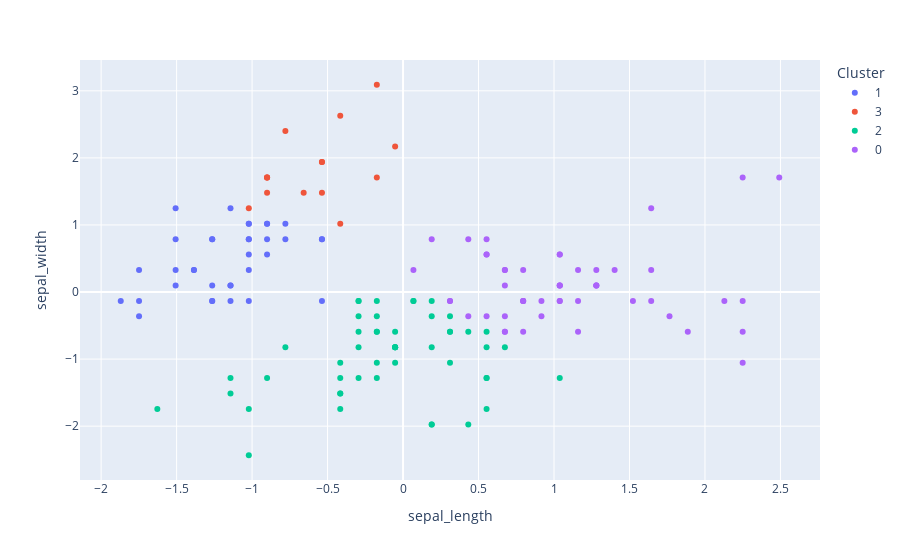

Here is the notebook cell this chart was saved with:
### Code cell
kmeans = KMeans(4)
kmeans.fit(x)
clusters_identificados = kmeans.fit_predict(x)
datos_con_clusters = datos.copy()
datos_con_clusters['sepal_length'] = x.T[0]
datos_con_clusters['sepal_width'] = x.T[1]
datos_con_clusters['Cluster'] = clusters_identificados
datos_con_clusters["Cluster"] = datos_con_clusters["Cluster"].astype("category")

fig = px.scatter(datos_con_clusters, 
                 x = "sepal_length", 
                 y = "sepal_width", 
                 color = "Cluster",
#                 size = '', 
                )
fig.show()

### Figure 1 — Plotly figure (JSON) as saved in the notebook; plotly's stock layout.template omitted (floating-point values rounded to 4 significant figures)
{"data": [{"hovertemplate": "Cluster=1<br>sepal_length=%{x}<br>sepal_width=%{y}<extra></extra>", "legendgroup": "1", "marker": {"color": "#636efa", "symbol": "circle"}, "mode": "markers", "name": "1", "orientation": "v", "showlegend": true, "type": "scatter", "x": [-0.9007, -1.143, -1.385, -1.507, -1.507, -1.022, -1.749, -1.143, -1.264, -1.264, -1.87, -0.9007, -0.5372, -1.507, -0.9007, -1.264, -1.022, -1.022, -0.7795, -0.7795, -1.385, -1.264, -0.5372, -1.143, -1.022, -1.143, -1.749, -0.9007, -1.022, -1.749, -1.022, -1.264, -1.507, -1.022, -0.5372], "xaxis": "x", "y": [1.019, -0.132, 0.3284, 0.09822, 0.7888, 0.7888, -0.3622, 0.09822, 0.7888, -0.132, -0.132, 1.019, 0.7888, 1.249, 0.5586, 0.7888, -0.132, 0.7888, 1.019, 0.7888, 0.3284, 0.09822, 0.7888, 0.09822, 0.3284, 1.249, -0.132, 0.7888, 1.019, 0.3284, 1.019, -0.132, 0.3284, 0.5586, -0.132], "yaxis": "y"}, {"hovertemplate": "Cluster=3<br>sepal_length=%{x}<br>sepal_width=%{y}<extra></extra>", "legendgroup": "3", "marker": {"color": "#EF553B", "symbol": "circle"}, "mode": "markers", "name": "3", "orientation": "v", "showlegend": true, "type": "scatter", "x": [-1.022, -0.5372, -0.5372, -0.05251, -0.1737, -0.5372, -0.1737, -0.9007, -0.9007, -0.7795, -0.416, -0.416, -0.9007, -0.9007, -0.6583], "xaxis": "x", "y": [1.249, 1.94, 1.479, 2.17, 3.091, 1.94, 1.71, 1.71, 1.479, 2.4, 2.63, 1.019, 1.71, 1.71, 1.479], "yaxis": "y"}, {"hovertemplate": "Cluster=2<br>sepal_length=%{x}<br>sepal_width=%{y}<extra></extra>", "legendgroup": "2", "marker": {"color": "#00cc96", "symbol": "circle"}, "mode": "markers", "name": "2", "orientation": "v", "showlegend": true, "type": "scatter", "x": [-1.628, -0.416, -0.1737, -1.143, -0.7795, -1.022, 0.06866, 0.1898, 0.311, -0.2948, -0.2948, -0.05251, 0.4322, -0.2948, 0.311, 0.5533, 0.311, 0.1898, -0.1737, -0.416, -0.416, -0.05251, 0.1898, 0.5533, -0.2948, -0.416, -0.416, -0.05251, -1.022, -0.2948, -0.1737, -0.1737, -0.9007, -0.1737, -0.05251, -1.143, 1.038, 0.6745, -0.1737, -0.05251, 0.1898, -0.2948, 0.5533, 0.4322, 0.5533, 0.311, 0.1898, -0.05251, 0.5533, 0.06866], "xaxis": "x", "y": [-1.743, -1.743, -0.5924, -1.513, -0.8226, -2.434, -0.132, -1.974, -0.3622, -0.3622, -0.132, -0.8226, -1.974, -1.283, -0.5924, -1.283, -0.5924, -0.3622, -1.053, -1.513, -1.513, -0.8226, -0.8226, -1.743, -0.132, -1.283, -1.053, -1.053, -1.743, -0.8226, -0.132, -0.3622, -1.283, -0.5924, -0.8226, -1.283, -1.283, -0.8226, -1.283, -0.5924, -1.974, -0.5924, -0.8226, -0.5924, -0.5924, -1.053, -0.132, -0.8226, -1.283, -0.132], "yaxis": "y"}, {"hovertemplate": "Cluster=0<br>sepal_length=%{x}<br>sepal_width=%{y}<extra></extra>", "legendgroup": "0", "marker": {"color": "#ab63fa", "symbol": "circle"}, "mode": "markers", "name": "0", "orientation": "v", "showlegend": true, "type": "scatter", "x": [1.402, 0.6745, 1.28, 0.7957, 0.5533, 0.9168, 1.038, 0.06866, 0.6745, 0.9168, 1.159, 1.038, 0.1898, 1.038, 0.311, 0.4322, 0.5533, 1.523, 0.5533, 0.7957, 2.129, 1.765, 1.644, 0.7957, 1.159, 0.6745, 0.7957, 2.25, 2.25, 1.28, 2.25, 1.038, 1.644, 0.311, 0.6745, 1.644, 1.886, 2.492, 0.6745, 2.25, 0.5533, 0.6745, 1.28, 1.038, 1.28, 1.159, 1.038, 1.038, 0.7957, 0.4322], "xaxis": "x", "y": [0.3284, 0.3284, 0.09822, -0.5924, 0.5586, -0.3622, 0.09822, 0.3284, -0.3622, -0.132, -0.5924, -0.132, 0.7888, 0.09822, -0.132, -0.3622, 0.5586, -0.132, -0.3622, -0.132, -0.132, -0.3622, 1.249, 0.3284, -0.132, 0.3284, -0.132, 1.71, -1.053, 0.3284, -0.5924, 0.5586, 0.3284, -0.132, -0.5924, -0.132, -0.5924, 1.71, -0.5924, -0.132, 0.7888, 0.09822, 0.09822, 0.09822, 0.09822, 0.3284, 0.5586, -0.132, -0.132, 0.7888], "yaxis": "y"}], "layout": {"legend": {"title": {"text": "Cluster"}, "tracegroupgap": 0}, "margin": {"t": 60}, "xaxis": {"anchor": "y", "domain": [0, 1], "title": {"text": "sepal_length"}}, "yaxis": {"anchor": "x", "domain": [0, 1], "title": {"text": "sepal_width"}}}}
